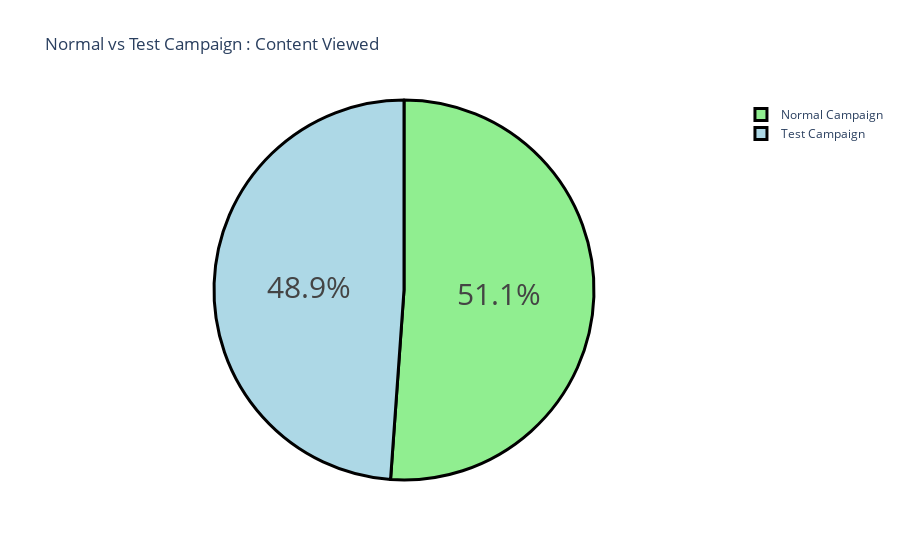

Notebook cell for this chart:
### Markdown cell above
**3. Comapring Content Views in both Campaigns**

### Code cell
data = {'Category': ["Normal Campaign", "Test Campaign"],
       'values' : [sum(normal_data["Content Viewed"]), sum(test_data["Content Viewed"])]}
df = pd.DataFrame(data)

#pie chart 
fig=px.pie(df, names = "Category", values = "values", title = "Normal vs Test Campaign : Content Viewed")
fig.update_traces(marker=dict(line=dict(color = "black", width = 3)))
fig.update_traces(marker=dict(colors=["lightgreen", "lightblue"]),textfont_size=30)
fig.show()

### Figure 1 — Plotly figure (JSON) as saved in the notebook; plotly's stock layout.template omitted (floating-point values rounded to 4 significant figures)
{"data": [{"domain": {"x": [0, 1], "y": [0, 1]}, "hovertemplate": "Category=%{label}<br>value=%{value}<extra></extra>", "labels": ["Normal Campaign", "Test Campaign"], "legendgroup": "", "marker": {"colors": ["lightgreen", "lightblue"], "line": {"color": "black", "width": 3}}, "name": "", "showlegend": true, "textfont": {"size": 30}, "type": "pie", "values": [58310.0, 55740]}], "layout": {"legend": {"tracegroupgap": 0}, "title": {"text": "Normal vs Test Campaign : Content Viewed"}}}
